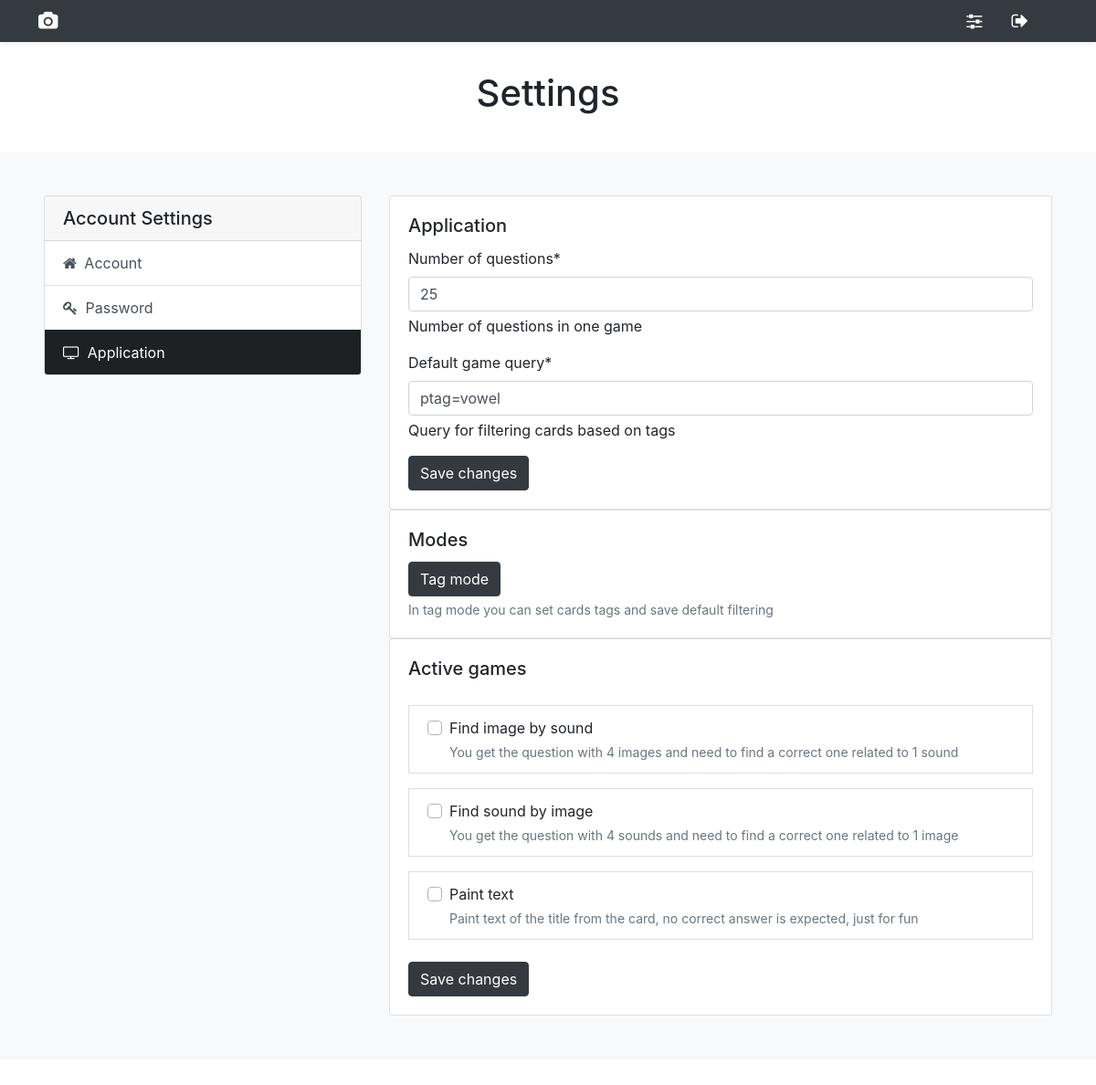
Page /user_settings/ (signed in) on the earlier database version.
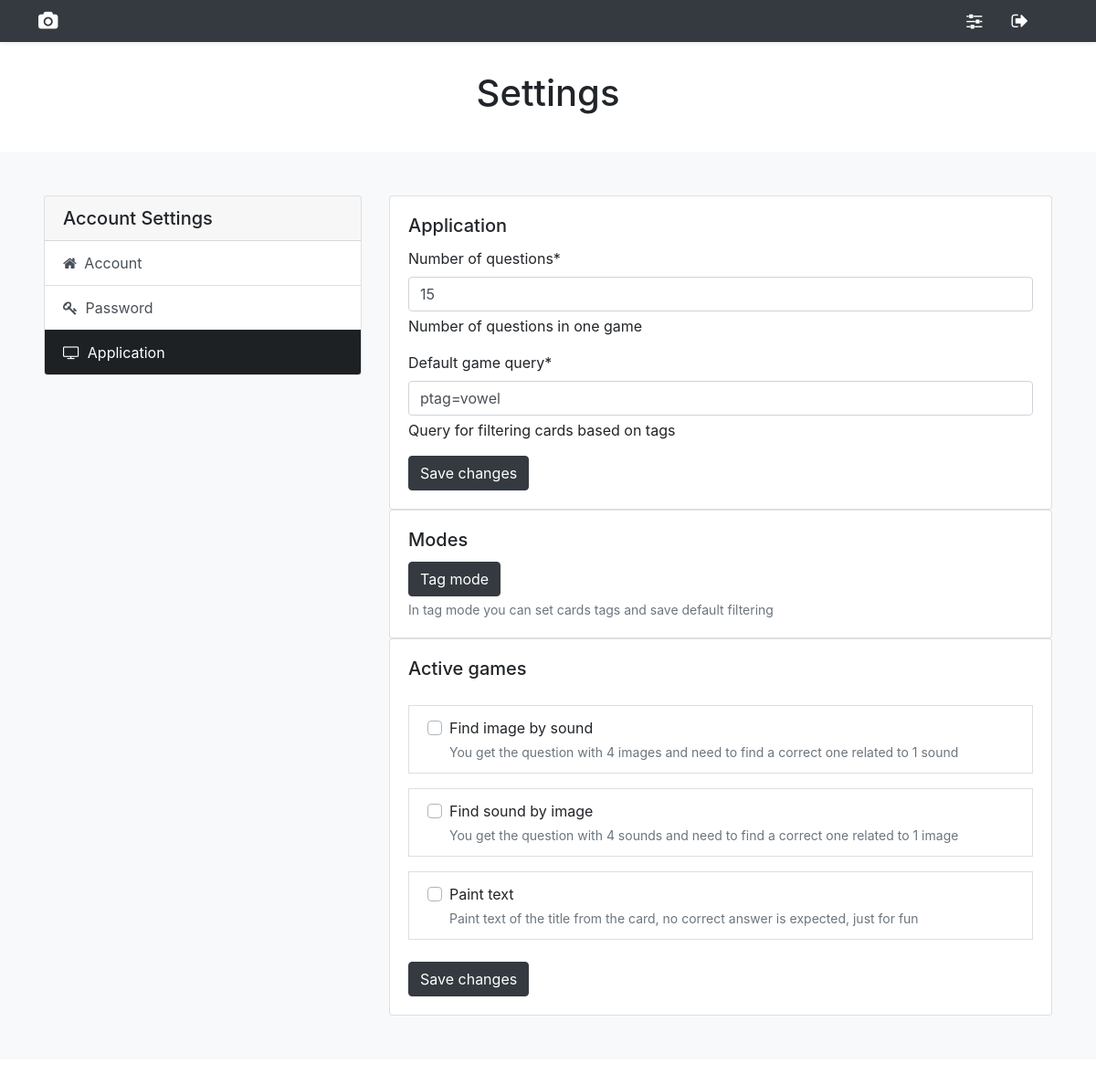
Same page on the later database version.
### user_settings/models.py (models this page shows, shortened)
class UserSetting(Model):
    user = models.OneToOneField(User, on_delete=models.CASCADE)
    number_of_questions = models.PositiveIntegerField(default=10)
    default_game_query = models.CharField(max_length=100, default="")
    games = models.ManyToManyField(GameType, related_name='games')

### user_settings/views.py (the view)
# urls.py: path('user_settings/', include('user_settings.urls')),
def user_settings(request):
    settings = UserSetting.objects.get(user=request.user)
    initial_data = {
        'number_of_questions': settings.number_of_questions,
        'default_game_query': settings.default_game_query
    }
    app_form = ApplicationSettingForm(initial=initial_data)
    form_change_password = CustomPasswordChangeForm(user=request.user)
    form_user_edit = UserEditForm(instance=request.user)
    games = GameType.objects.all()
    for game in games:
        game.is_active = settings.games.filter(id=game.id).exists()
    context = {"app_form": app_form, "form_change_password": form_change_password, "form_user_edit": form_user_edit, "games": games}
    return render(request, "user_settings/user_settings.html", context)

### user_settings/forms.py (shortened to what this page needs)
class ApplicationSettingForm(ModelForm):
    class Meta:
        model = UserSetting
        fields = [
            'number_of_questions',
            'default_game_query',
            ]
        help_texts = {
            'number_of_questions': 'Number of questions in one game',
            'default_game_query': 'Query for filtering cards based on tags',
        }

class CustomPasswordChangeForm(PasswordChangeForm):
    def __init__(self, user, *args, **kwargs):
        self.user = user
        super().__init__(user, *args, **kwargs)

### user_settings/templates/user_settings/user_settings.html (shortened to what the changed rows need)
{% extends "base.html" %}
{% load crispy_forms_tags %}
{% block content %}
<main>
    <section class="py-3 text-center container">
        <div class="row py-lg-3">
            <div class="col-lg-6 col-md-8 mx-auto">
                <h1 class="fw-light">Settings</h1>
            </div>
        </div>
    </section>
<div class="bg-light p-5">
    <div class="container p-0">
        <div class="row">
            <div class="col-md-7 col-xl-8">
                <div class="tab-content">
                    <div class="tab-pane fade show active" id="application" role="tabpanel">
                        <div class="card">
                            <div class="card-body">
                                <form id="app_form" onsubmit="saveSettings(event)" method="post">
                                    {{ app_form|crispy}}
                                </form>
                            </div>
                        </div>
                    </div>
                </div>
            </div>
        </div>
    </div>
    </div>
</main>
{% endblock content %}

Differences in the rows shown:
changed UserSetting "ptag=vowel": number_of_questions "25" → "15"
